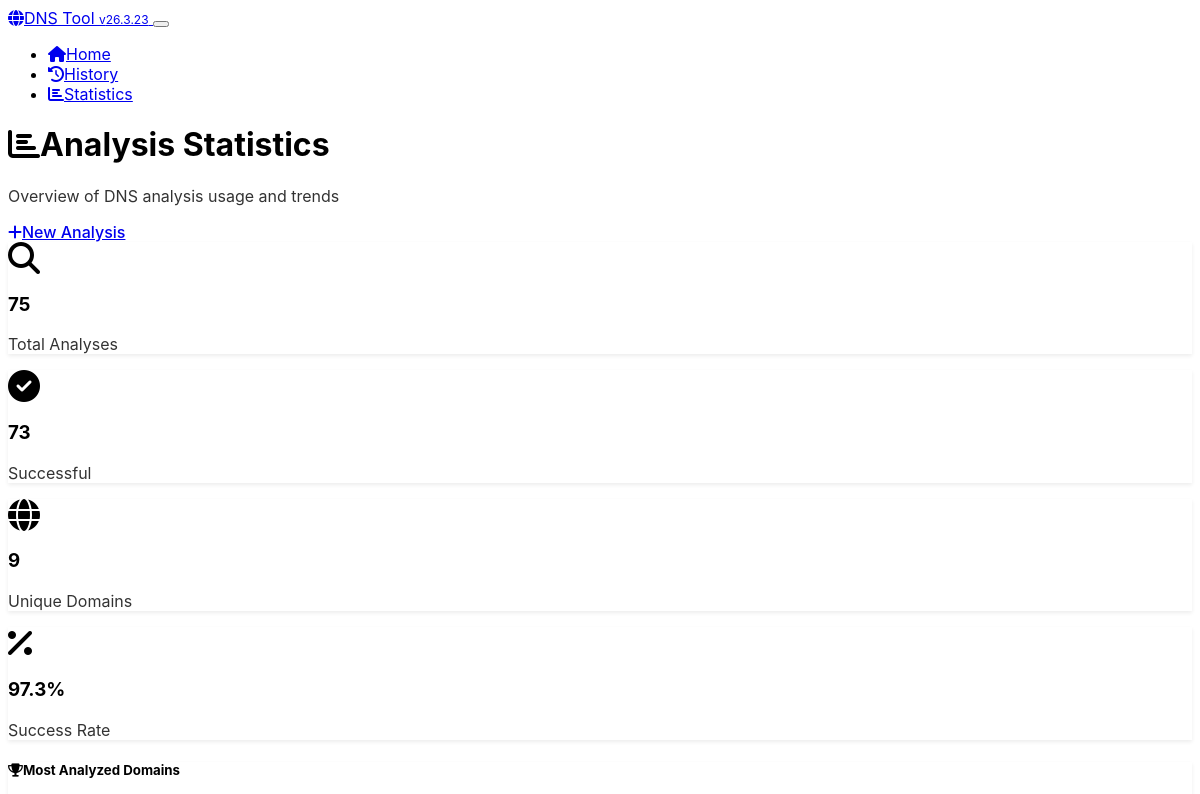
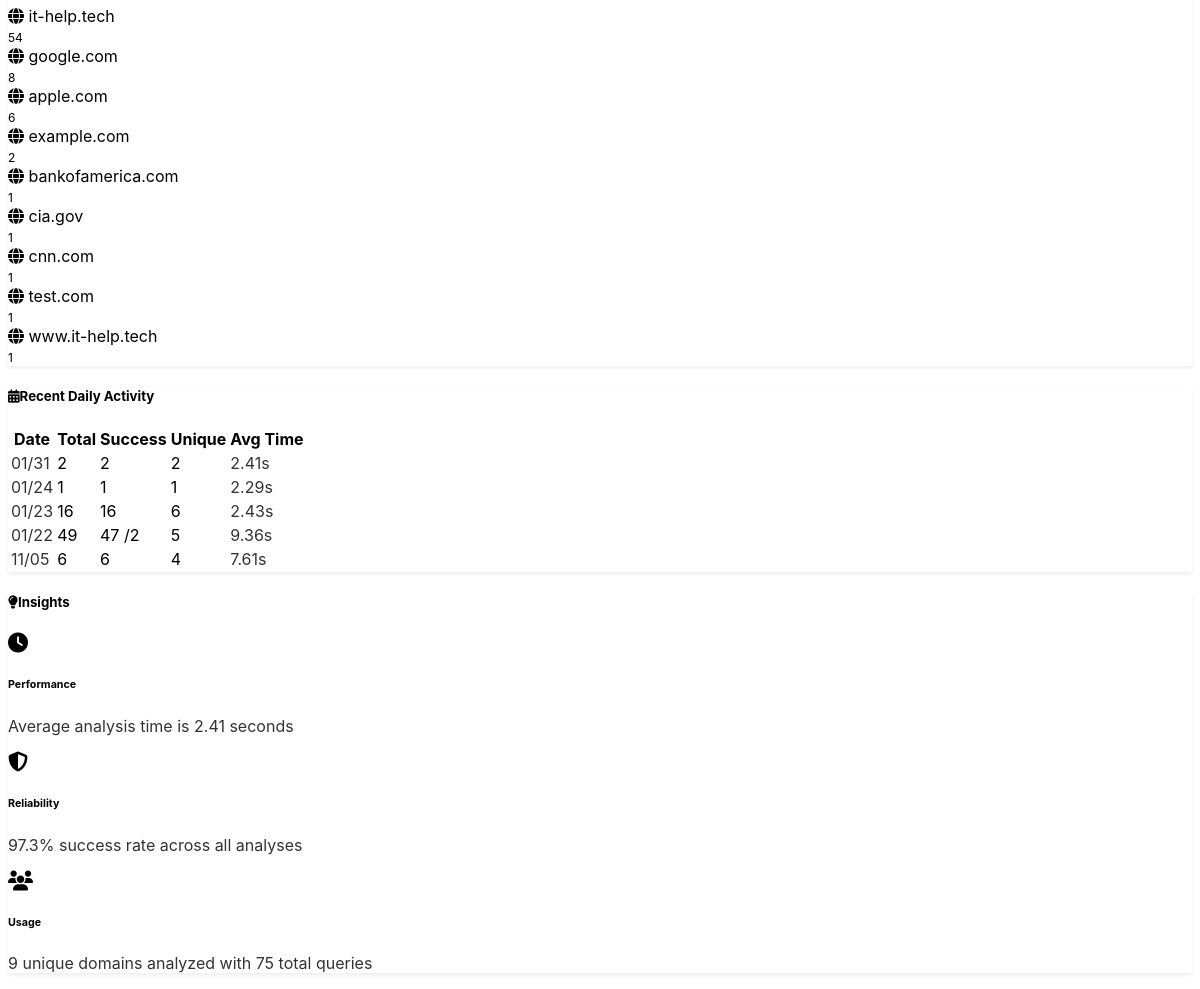
/stats, run on an earlier commit of the app's database (2 pictures, top to bottom).
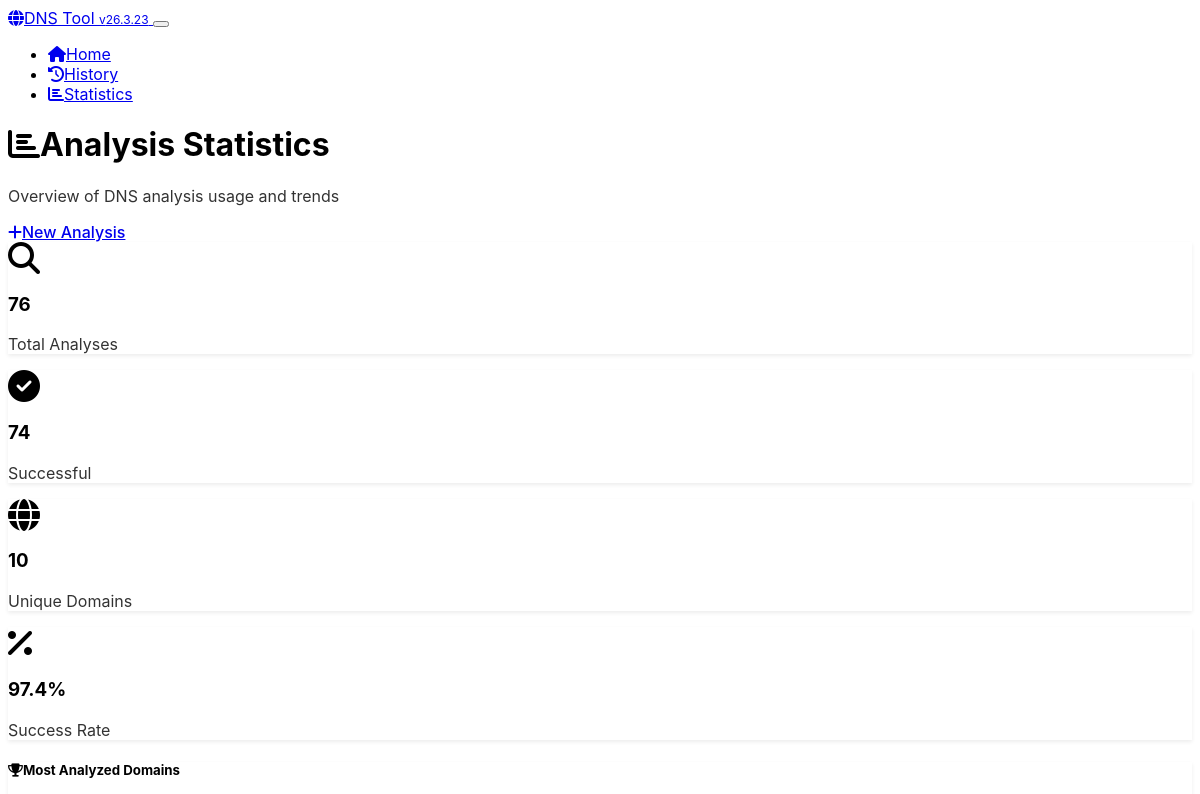
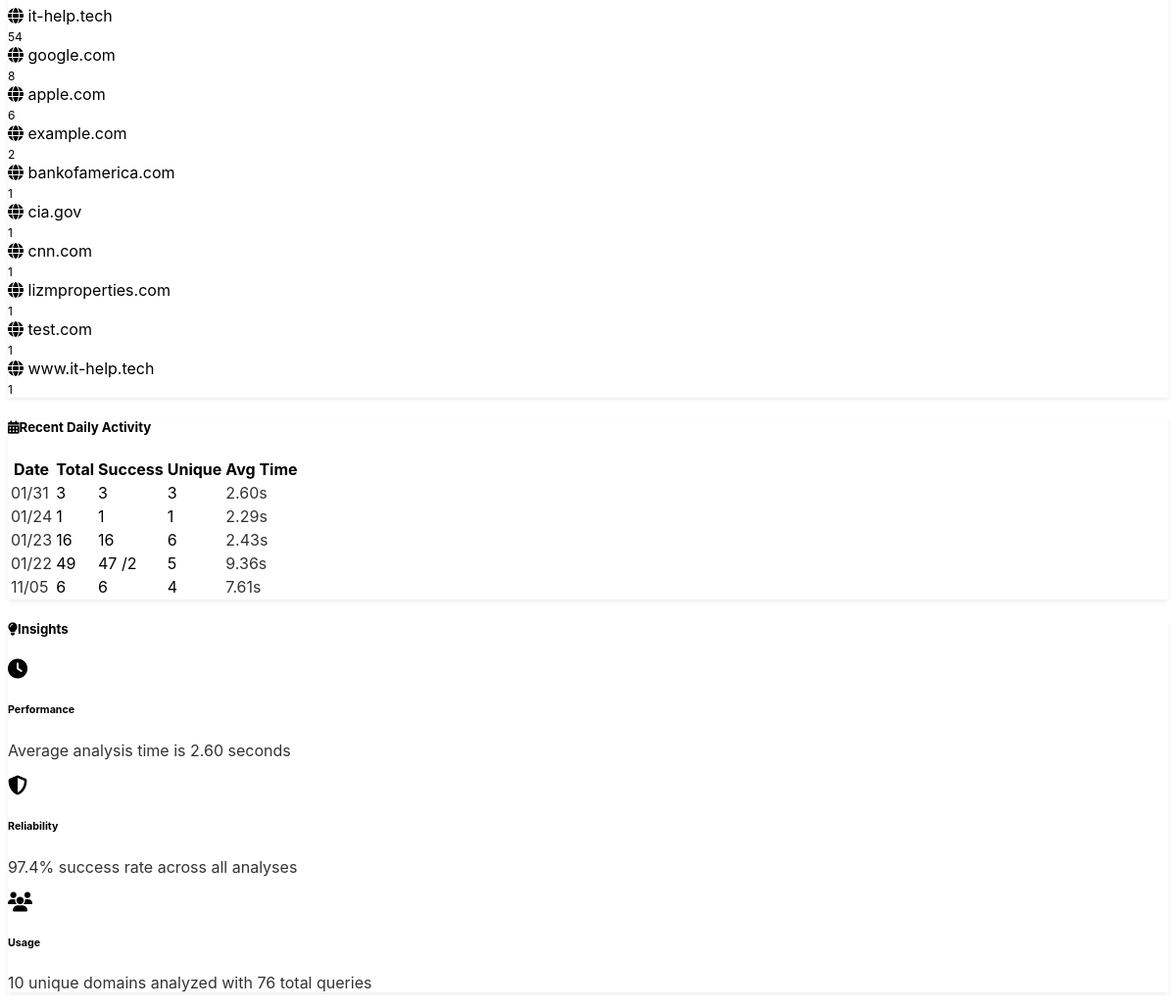
And on a later commit of the database (2 pictures, top to bottom).
### app.py (models this page shows, shortened)
class DomainAnalysis(db.Model):
    __tablename__ = 'domain_analyses'
    id = db.Column(db.Integer, primary_key=True)
    domain = db.Column(db.String(255), nullable=False, index=True)
    ascii_domain = db.Column(db.String(255), nullable=False)
    basic_records = db.Column(JSON)
    authoritative_records = db.Column(JSON)
    spf_status = db.Column(db.String(20))
    spf_records = db.Column(JSON)
    dmarc_status = db.Column(db.String(20))
    dmarc_policy = db.Column(db.String(20))
    dmarc_records = db.Column(JSON)
    dkim_status = db.Column(db.String(20))
    dkim_selectors = db.Column(JSON)
    registrar_name = db.Column(db.String(255))
    registrar_source = db.Column(db.String(20))
    analysis_success = db.Column(db.Boolean, default=True)
    error_message = db.Column(db.Text)
    analysis_duration = db.Column(db.Float)  # seconds
    created_at = db.Column(db.DateTime, default=datetime.utcnow, nullable=False)
    updated_at = db.Column(db.DateTime, default=datetime.utcnow, onupdate=datetime.utcnow)

class AnalysisStats(db.Model):
    __tablename__ = 'analysis_stats'
    id = db.Column(db.Integer, primary_key=True)
    date = db.Column(db.Date, nullable=False, unique=True, index=True)
    total_analyses = db.Column(db.Integer, default=0)
    successful_analyses = db.Column(db.Integer, default=0)
    failed_analyses = db.Column(db.Integer, default=0)
    unique_domains = db.Column(db.Integer, default=0)
    avg_analysis_time = db.Column(db.Float, default=0.0)
    created_at = db.Column(db.DateTime, default=datetime.utcnow)
    updated_at = db.Column(db.DateTime, default=datetime.utcnow, onupdate=datetime.utcnow)

### app.py (the view)
@app.route('/stats')
def stats():
    recent_stats = AnalysisStats.query.order_by(
        AnalysisStats.date.desc()
    ).limit(30).all()
    total_analyses = DomainAnalysis.query.count()
    successful_analyses = DomainAnalysis.query.filter_by(analysis_success=True).count()
    unique_domains = db.session.query(DomainAnalysis.domain).distinct().count()
    popular_domains = db.session.query(
        DomainAnalysis.domain,
        db.func.count(DomainAnalysis.id).label('count')
    ).group_by(DomainAnalysis.domain).order_by(
        db.func.count(DomainAnalysis.id).desc()
    ).limit(10).all()
    return render_template('stats.html',
                         recent_stats=recent_stats,
                         total_analyses=total_analyses,
                         successful_analyses=successful_analyses,
                         unique_domains=unique_domains,
                         popular_domains=popular_domains)

### app.py (called while the page is built)
@app.context_processor
def inject_version():
    return {'app_version': APP_VERSION}

### templates/stats.html (shortened to what the changed rows need)
<!DOCTYPE html>
<html lang="en" data-bs-theme="dark">
<head>
    <link href="https://cdn.replit.com/agent/bootstrap-agent-dark-theme.min.css" rel="stylesheet">
    <link href="{{ url_for('static', filename='css/custom.css') }}" rel="stylesheet">
    <link rel="preload" href="https://cdnjs.cloudflare.com/ajax/libs/font-awesome/6.4.0/css/all.min.css" as="style" onload="this.onload=null;this.rel='stylesheet'">
</head>
<body>
    <div class="container my-4">
        <div class="d-flex justify-content-between align-items-center mb-4">
            <div>
                <h1 class="h3 mb-1">
                    <i class="fas fa-chart-bar me-2"></i>Analysis Statistics
                </h1>
            </div>
        </div>
        <div class="row mb-4">
            <div class="col-md-3 mb-3">
                <div class="card text-center">
                    <div class="card-body">
                        <i class="fas fa-search fa-2x text-primary mb-2"></i>
                        <h3 class="mb-1">{{ total_analyses }}</h3>
                        <p class="text-muted mb-0">Total Analyses</p>
                    </div>
                </div>
            </div>
            <div class="col-md-3 mb-3">
                <div class="card text-center">
                    <div class="card-body">
                        <i class="fas fa-check-circle fa-2x text-success mb-2"></i>
                        <h3 class="mb-1">{{ successful_analyses }}</h3>
                        <p class="text-muted mb-0">Successful</p>
                    </div>
                </div>
            </div>
            <div class="col-md-3 mb-3">
                <div class="card text-center">
                    <div class="card-body">
                        <i class="fas fa-globe fa-2x text-info mb-2"></i>
                        <h3 class="mb-1">{{ unique_domains }}</h3>
                        <p class="text-muted mb-0">Unique Domains</p>
                    </div>
                </div>
            </div>
            <div class="col-md-3 mb-3">
                <div class="card text-center">
                    <div class="card-body">
                        <i class="fas fa-percentage fa-2x text-warning mb-2"></i>
                        <h3 class="mb-1">
                            {% if total_analyses > 0 %}
                                {{ "%.1f"|format((successful_analyses / total_analyses) * 100) }}%
                            {% else %}
                                0%
                            {% endif %}
                        </h3>
                        <p class="text-muted mb-0">Success Rate</p>
                    </div>
                </div>
            </div>
        </div>
        <div class="row">
            <div class="col-lg-6 mb-4">
                <div class="card">
                    <div class="card-body">
                        {% if popular_domains %}
                            <div class="list-group list-group-flush">
                                {% for domain, count in popular_domains %}
                                <div class="list-group-item d-flex justify-content-between align-items-center bg-transparent border-0 px-0">
                                    <div class="d-flex align-items-center">
                                        <i class="fas fa-globe text-primary me-2"></i>
                                        <span class="fw-medium">{{ domain }}</span>
                                    </div>
                                    <span class="badge bg-primary rounded-pill">{{ count }}</span>
                                </div>
                                {% endfor %}
                            </div>
                        {% else %}
                            <div class="text-center text-muted py-3">
                                <i class="fas fa-chart-bar fa-2x mb-2"></i>
                                <p class="mb-0">No analysis data available yet</p>
                            </div>
                        {% endif %}
                    </div>
                </div>
            </div>
            <div class="col-lg-6 mb-4">
                <div class="card">
                    <div class="card-body">
                        {% if recent_stats %}
                            <div class="table-responsive">
                                <table class="table table-sm mb-0">
                                    <thead>
                                        <tr>
                                            <th>Date</th>
                                            <th>Total</th>
                                            <th>Success</th>
                                            <th>Unique</th>
                                            <th>Avg Time</th>
                                        </tr>
                                    </thead>
                                    <tbody>
                                        {% for stat in recent_stats[:7] %}
                                        <tr>
                                            <td class="text-muted">
                                                {{ stat.date.strftime('%m/%d') }}
                                            </td>
                                            <td>{{ stat.total_analyses }}</td>
                                            <td>
                                                <span class="text-success">{{ stat.successful_analyses }}</span>
                                                {% if stat.failed_analyses > 0 %}
                                                    <span class="text-danger">/{{ stat.failed_analyses }}</span>
                                                {% endif %}
                                            </td>
                                            <td>{{ stat.unique_domains }}</td>
                                            <td class="text-muted">
                                                {% if stat.avg_analysis_time %}
                                                    {{ "%.2f"|format(stat.avg_analysis_time) }}s
                                                {% else %}
                                                    -
                                                {% endif %}
                                            </td>
                                        </tr>
                                        {% endfor %}
                                    </tbody>
                                </table>
                            </div>
                        {% else %}
                            <div class="text-center text-muted py-3">
                                <i class="fas fa-calendar fa-2x mb-2"></i>
                                <p class="mb-0">No daily statistics available yet</p>
                            </div>
                        {% endif %}
                    </div>
                </div>
            </div>
        </div>
        {% if total_analyses > 0 %}
        <div class="row">
            <div class="col-12">
                <div class="card">
                    <div class="card-header">
                        <h5 class="mb-0">
                            <i class="fas fa-lightbulb me-2"></i>Insights
                        </h5>
                    </div>
                    <div class="card-body">
                        <div class="row">
                            <div class="col-md-4 mb-3">
                                <div class="d-flex align-items-center">
                                    <div class="flex-shrink-0">
                                        <i class="fas fa-clock text-info fa-lg"></i>
                                    </div>
                                    <div class="flex-grow-1 ms-3">
                                        <h6 class="mb-1">Performance</h6>
                                        <p class="text-muted mb-0 small">
                                            {% if recent_stats and recent_stats[0].avg_analysis_time %}
                                                Average analysis time is {{ "%.2f"|format(recent_stats[0].avg_analysis_time) }} seconds
                                            {% else %}
                                                Analysis performance data not available
                                            {% endif %}
                                        </p>
                                    </div>
                                </div>
                            </div>
                            <div class="col-md-4 mb-3">
                                <div class="d-flex align-items-center">
                                    <div class="flex-shrink-0">
                                        <i class="fas fa-shield-alt text-success fa-lg"></i>
                                    </div>
                                    <div class="flex-grow-1 ms-3">
                                        <h6 class="mb-1">Reliability</h6>
                                        <p class="text-muted mb-0 small">
                                            {% if total_analyses > 0 %}
                                                {{ "%.1f"|format((successful_analyses / total_analyses) * 100) }}% success rate across all analyses
                                            {% else %}
                                                No reliability data available
                                            {% endif %}
                                        </p>
                                    </div>
                                </div>
                            </div>
                            <div class="col-md-4 mb-3">
                                <div class="d-flex align-items-center">
                                    <div class="flex-shrink-0">
                                        <i class="fas fa-users text-warning fa-lg"></i>
                                    </div>
                                    <div class="flex-grow-1 ms-3">
                                        <h6 class="mb-1">Usage</h6>
                                        <p class="text-muted mb-0 small">
                                            {{ unique_domains }} unique domains analyzed with {{ total_analyses }} total queries
                                        </p>
                                    </div>
                                </div>
                            </div>
                        </div>
                    </div>
                </div>
            </div>
        </div>
        {% endif %}
    </div>
</body>
</html>

What changed in the data, as far as the page shows it:
added DomainAnalysis: domain "lizmproperties.com", analysis_success "1"
changed AnalysisStats (number 1 of 5 on the later page): total_analyses "2" → "3"; successful_analyses "2" → "3"; unique_domains "2" → "3"; avg_analysis_time "2.41" → "2.60"
Also different on the page:
{{ total_analyses }}: "75" → "76"
{{ successful_analyses }}: "73" → "74"
{{ unique_domains }}: "9" → "10"
{{ "%.1f"|format((successful_analyses / total_analyses) * 100) }}: "97.3" → "97.4"
